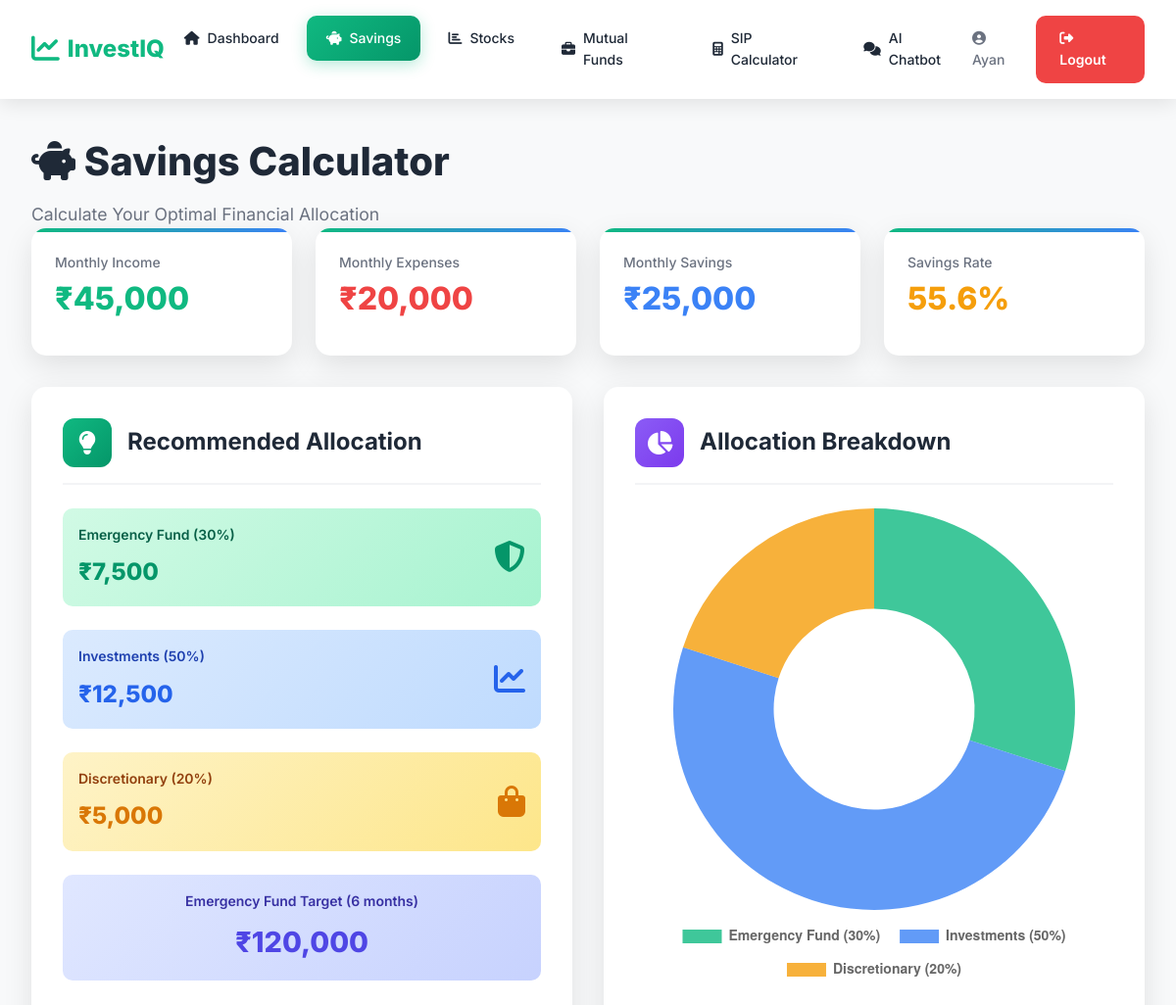
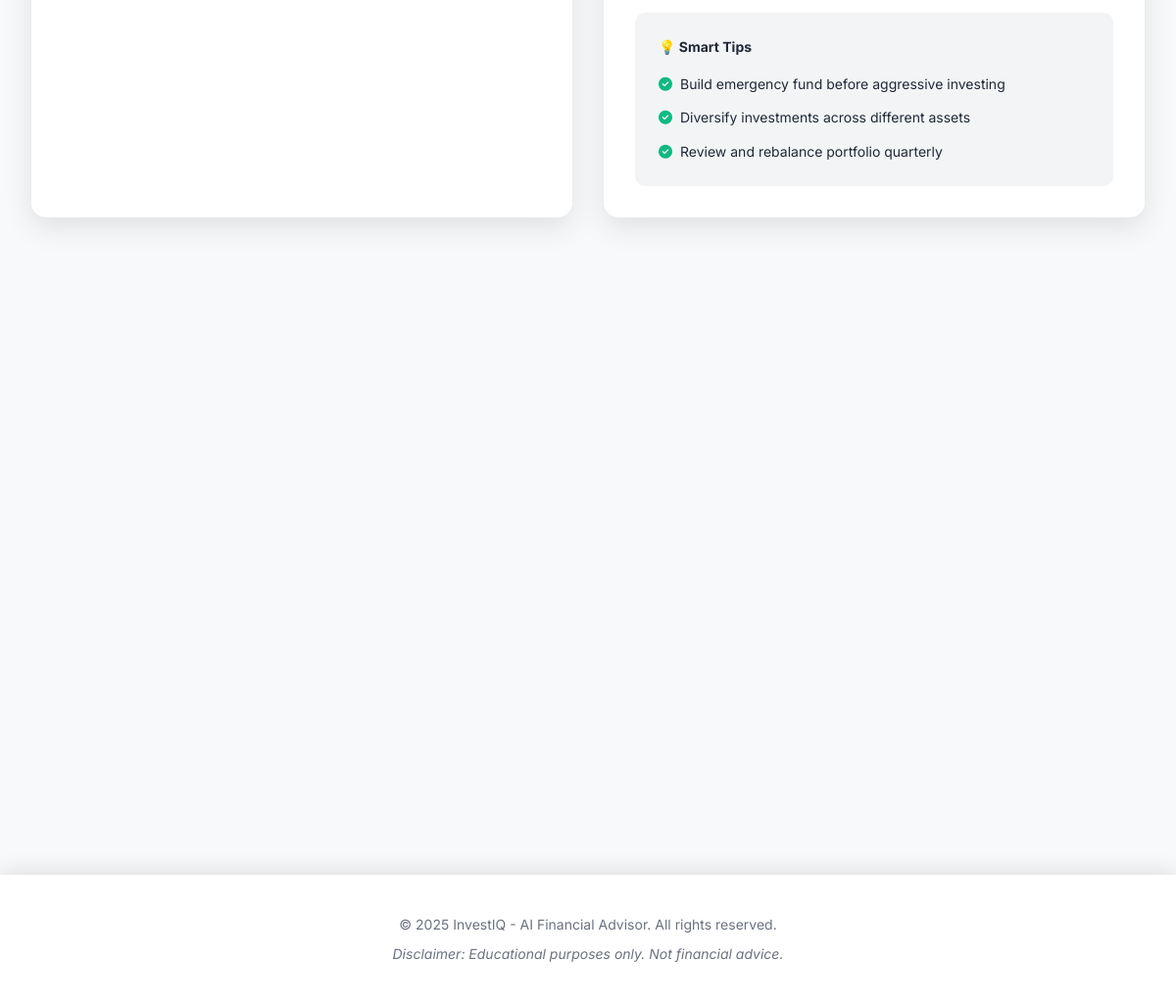
Screenshot of /savings (signed in) with the database file from the repository (2 pictures, top to bottom).
### main.py (models this page shows)
class User(db.Model):
    id = db.Column(db.Integer, primary_key=True)
    name = db.Column(db.String(100), nullable=False)
    email = db.Column(db.String(120), unique=True, nullable=False)
    password = db.Column(db.String(200), nullable=False)
    age = db.Column(db.Integer)
    monthly_income = db.Column(db.Float, default=0)
    monthly_expenses = db.Column(db.Float, default=0)
    created_at = db.Column(db.DateTime, default=datetime.utcnow)
    savings_history = db.relationship('SavingsHistory', backref='user', lazy=True)

### main.py (the view)
@app.route('/savings')
@login_required
def savings():
    user = User.query.get(session['user_id'])
    history = SavingsHistory.query.filter_by(user_id=user.id).order_by(SavingsHistory.created_at.desc()).limit(12).all()
    return render_template('savings.html', user=user, history=history)

### main.py (called while the page is built)
def login_required(f):
    @wraps(f)
    def decorated_function(*args, **kwargs):
        if 'user_id' not in session:
            flash('Please login first', 'warning')
            return redirect(url_for('login'))
        return f(*args, **kwargs)
    return decorated_function

### templates/savings.html (shortened to what this page needs)
{% extends "base.html" %}
{% block content %}
<div class="page-header">
    <h1 style="font-size: 2.5rem; font-weight: 800; margin-bottom: 0.5rem;">
        <i class="fas fa-piggy-bank"></i> Savings Calculator
    </h1>
    <p style="color: var(--gray); font-size: 1.1rem;">Calculate Your Optimal Financial Allocation</p>
</div>
{% set savings = user.monthly_income - user.monthly_expenses %}
{% set savings_rate = (savings / user.monthly_income * 100) if user.monthly_income > 0 else 0 %}
<div class="stats-grid">
    <div class="stat-card" style="animation-delay: 0.1s;">
        <div class="stat-label">Monthly Income</div>
        <div class="stat-value" style="color: #10B981;">₹{{ "{:,.0f}".format(user.monthly_income) }}</div>
    </div>
    <div class="stat-card" style="animation-delay: 0.2s;">
        <div class="stat-label">Monthly Expenses</div>
        <div class="stat-value" style="color: #EF4444;">₹{{ "{:,.0f}".format(user.monthly_expenses) }}</div>
    </div>
    <div class="stat-card" style="animation-delay: 0.3s;">
        <div class="stat-label">Monthly Savings</div>
        <div class="stat-value" style="color: #3B82F6;">₹{{ "{:,.0f}".format(savings) }}</div>
    </div>
    <div class="stat-card" style="animation-delay: 0.4s;">
        <div class="stat-label">Savings Rate</div>
        <div class="stat-value" style="color: #F59E0B;">{{ "{:.1f}".format(savings_rate) }}%</div>
    </div>
</div>
{% if savings > 0 %}
{% set emergency_fund = savings * 0.30 %}
{% set investments = savings * 0.50 %}
{% set discretionary = savings * 0.20 %}
{% set emergency_target = user.monthly_expenses * 6 %}
<div style="display: grid; grid-template-columns: 1fr 1fr; gap: 2rem; margin-top: 2rem;">
    <div class="card">
        <div class="card-header">
            <div class="card-icon" style="background: linear-gradient(135deg, #10B981, #059669);">
                <i class="fas fa-lightbulb"></i>
            </div>
            <div class="card-title">Recommended Allocation</div>
        </div>
        <div style="margin-top: 1.5rem;">
            <div style="margin-bottom: 1.5rem; padding: 1rem; background: linear-gradient(135deg, #D1FAE5, #A7F3D0); border-radius: 10px;">
                <div style="display: flex; justify-content: space-between; align-items: center;">
                    <div>
                        <div style="font-weight: 600; color: #065F46;">Emergency Fund (30%)</div>
                        <div style="font-size: 1.5rem; font-weight: 800; color: #059669; margin-top: 0.5rem;">
                            ₹{{ "{:,.0f}".format(emergency_fund) }}
                        </div>
                    </div>
                    <div style="font-size: 2rem; color: #059669;">
                        <i class="fas fa-shield-alt"></i>
                    </div>
                </div>
            </div>
            <div style="margin-bottom: 1.5rem; padding: 1rem; background: linear-gradient(135deg, #DBEAFE, #BFDBFE); border-radius: 10px;">
                <div style="display: flex; justify-content: space-between; align-items: center;">
                    <div>
                        <div style="font-weight: 600; color: #1E40AF;">Investments (50%)</div>
                        <div style="font-size: 1.5rem; font-weight: 800; color: #2563EB; margin-top: 0.5rem;">
                            ₹{{ "{:,.0f}".format(investments) }}
                        </div>
                    </div>
                    <div style="font-size: 2rem; color: #2563EB;">
                        <i class="fas fa-chart-line"></i>
                    </div>
                </div>
            </div>
            <div style="margin-bottom: 1.5rem; padding: 1rem; background: linear-gradient(135deg, #FEF3C7, #FDE68A); border-radius: 10px;">
                <div style="display: flex; justify-content: space-between; align-items: center;">
                    <div>
                        <div style="font-weight: 600; color: #92400E;">Discretionary (20%)</div>
                        <div style="font-size: 1.5rem; font-weight: 800; color: #D97706; margin-top: 0.5rem;">
                            ₹{{ "{:,.0f}".format(discretionary) }}
                        </div>
                    </div>
                    <div style="font-size: 2rem; color: #D97706;">
                        <i class="fas fa-shopping-bag"></i>
                    </div>
                </div>
            </div>
            <div style="padding: 1rem; background: linear-gradient(135deg, #E0E7FF, #C7D2FE); border-radius: 10px; text-align: center;">
                <div style="font-weight: 600; color: #3730A3;">Emergency Fund Target (6 months)</div>
                <div style="font-size: 1.8rem; font-weight: 800; color: #4F46E5; margin-top: 0.5rem;">
                    ₹{{ "{:,.0f}".format(emergency_target) }}
                </div>
            </div>
        </div>
    </div>
    <div class="card">
        <div class="card-header">
            <div class="card-icon" style="background: linear-gradient(135deg, #8B5CF6, #7C3AED);">
                <i class="fas fa-chart-pie"></i>
            </div>
            <div class="card-title">Allocation Breakdown</div>
        </div>
        <canvas id="allocationChart" style="margin-top: 1.5rem;"></canvas>
        <div style="margin-top: 2rem; padding: 1.5rem; background: #F3F4F6; border-radius: 10px;">
            <h4 style="margin-bottom: 1rem; color: var(--dark);">💡 Smart Tips</h4>
            <ul style="list-style: none; padding: 0; margin: 0;">
                <li style="margin-bottom: 0.75rem; display: flex; align-items: start; gap: 0.5rem;">
                    <i class="fas fa-check-circle" style="color: #10B981; margin-top: 0.25rem;"></i>
                    <span>Build emergency fund before aggressive investing</span>
                </li>
                <li style="margin-bottom: 0.75rem; display: flex; align-items: start; gap: 0.5rem;">
                    <i class="fas fa-check-circle" style="color: #10B981; margin-top: 0.25rem;"></i>
                    <span>Diversify investments across different assets</span>
                </li>
                <li style="display: flex; align-items: start; gap: 0.5rem;">
                    <i class="fas fa-check-circle" style="color: #10B981; margin-top: 0.25rem;"></i>
                    <span>Review and rebalance portfolio quarterly</span>
                </li>
            </ul>
        </div>
    </div>
</div>
<script>
document.addEventListener('DOMContentLoaded', function() {
    const ctx = document.getElementById('allocationChart');
    if (ctx) {
        new Chart(ctx.getContext('2d'), {
            type: 'doughnut',
            data: {
                labels: ['Emergency Fund (30%)', 'Investments (50%)', 'Discretionary (20%)'],
                datasets: [{
                    data: [{{ emergency_fund }}, {{ investments }}, {{ discretionary }}],
                    backgroundColor: [
                        'rgba(16, 185, 129, 0.8)',
                        'rgba(59, 130, 246, 0.8)',
                        'rgba(245, 158, 11, 0.8)'
                    ],
                    borderWidth: 0
                }]
            },
            options: {
                responsive: true,
                maintainAspectRatio: true,
                plugins: {
                    legend: {
                        position: 'bottom',
                        labels: {
                            padding: 20,
                            font: {
                                size: 14,
                                weight: '600'
                            }
                        }
                    },
                    tooltip: {
                        callbacks: {
                            label: function(context) {
                                const value = context.parsed;
                                const total = context.dataset.data.reduce((a, b) => a + b, 0);
                                const percentage = ((value / total) * 100).toFixed(1);
                                return context.label + ': ₹' + value.toLocaleString('en-IN');
                            }
                        }
                    }
                },
                animation: {
                    animateRotate: true,
                    animateScale: true,
                    duration: 1500
                }
            }
        });
    }
});
</script>
{% endif %}
{% endblock %}

### templates/base.html (shortened to what this page needs)
<!DOCTYPE html>
<html lang="en">
<head>
    <link rel="stylesheet" href="https://cdnjs.cloudflare.com/ajax/libs/font-awesome/6.4.0/css/all.min.css">
    <link rel="stylesheet" href="{{ url_for('static', filename='css/style.css') }}">
</head>
<body>
    {% if session.user_id %}
    <nav class="navbar">
        <div class="nav-container">
            <div class="nav-brand">
                <i class="fas fa-chart-line"></i>
                <span>InvestIQ</span>
            </div>
            <ul class="nav-menu">
                <li><a href="{{ url_for('dashboard') }}" class="nav-link {% if request.endpoint == 'dashboard' %}active{% endif %}">
                    <i class="fas fa-home"></i> Dashboard
                </a></li>
                <li><a href="{{ url_for('savings') }}" class="nav-link {% if request.endpoint == 'savings' %}active{% endif %}">
                    <i class="fas fa-piggy-bank"></i> Savings
                </a></li>
                <li><a href="{{ url_for('stocks') }}" class="nav-link {% if request.endpoint == 'stocks' %}active{% endif %}">
                    <i class="fas fa-chart-bar"></i> Stocks
                </a></li>
                <li><a href="{{ url_for('mutual_funds') }}" class="nav-link {% if request.endpoint == 'mutual_funds' %}active{% endif %}">
                    <i class="fas fa-briefcase"></i> Mutual Funds
                </a></li>
                <li><a href="{{ url_for('sip_calculator') }}" class="nav-link {% if request.endpoint == 'sip_calculator' %}active{% endif %}">
                    <i class="fas fa-calculator"></i> SIP Calculator
                </a></li>
                <li><a href="{{ url_for('chatbot') }}" class="nav-link {% if request.endpoint == 'chatbot' %}active{% endif %}">
                    <i class="fas fa-comments"></i> AI Chatbot
                </a></li>
            </ul>
            <div class="nav-actions">
                <span class="user-name">
                    <i class="fas fa-user-circle"></i> {{ session.user_name }}
                </span>
                <a href="{{ url_for('logout') }}" class="btn-logout">
                    <i class="fas fa-sign-out-alt"></i> Logout
                </a>
            </div>
        </div>
    </nav>
    {% endif %}
    <main class="main-content {% if not session.user_id %}auth-page{% endif %}">
        {% block content %}{% endblock %}
    </main>
    <footer class="footer">
        <div class="footer-content">
            <p>&copy; 2025 InvestIQ - AI Financial Advisor. All rights reserved.</p>
            <p class="disclaimer">Disclaimer: Educational purposes only. Not financial advice.</p>
        </div>
    </footer>
</body>
</html>

### static/css/style.css (style rules this page uses)
* { margin: 0; padding: 0; box-sizing: border-box; }
:root { --primary: #10B981; --primary-dark: #059669; --secondary: #3B82F6; --danger: #EF4444; --warning: #F59E0B; --success: #10B981; --info: #3B82F6; --dark: #1F2937; --gray: #6B7280; --light-gray: #F3F4F6; --white: #FFFFFF; --gradient-1: linear-gradient(135deg, #667eea 0%, #764ba2 100%); --gradient-2: linear-gradient(135deg, #f093fb 0%, #f5576c 100%); --gradient-3: linear-gradient(135deg, #4facfe 0%, #00f2fe 100%); --gradient-4: linear-gradient(135deg, #43e97b 0%, #38f9d7 100%); }
body { font-family: 'Inter', sans-serif; background: #F8F9FA; color: var(--dark); line-height: 1.6; min-height: 100vh; overflow-y: scroll; font-size: 14px; }
.navbar { background: rgba(255, 255, 255, 0.95); backdrop-filter: blur(10px); box-shadow: 0 4px 20px rgba(0, 0, 0, 0.1); position: sticky; top: 0; z-index: 1000; animation: slideDown 0.5s ease; }
.nav-container { max-width: 1400px; margin: 0 auto; padding: 1rem 2rem; display: flex; justify-content: space-between; align-items: center; }
.nav-brand { font-size: 1.5rem; font-weight: 800; color: var(--primary); display: flex; align-items: center; gap: 0.5rem; }
.nav-brand i { font-size: 1.8rem; }
.nav-menu { display: flex; list-style: none; gap: 0.5rem; margin: 0; }
.nav-link { padding: 0.75rem 1.25rem; color: var(--dark); text-decoration: none; border-radius: 10px; transition: all 0.3s ease; display: flex; align-items: center; gap: 0.5rem; font-weight: 500; }
.nav-link.active { background: linear-gradient(135deg, var(--primary) 0%, var(--primary-dark) 100%); color: white; box-shadow: 0 4px 15px rgba(16, 185, 129, 0.3); }
.nav-actions { display: flex; align-items: center; gap: 1rem; }
.user-name { color: var(--gray); font-weight: 500; }
.btn-logout { padding: 0.75rem 1.5rem; background: var(--danger); color: white; border: none; border-radius: 10px; text-decoration: none; font-weight: 600; transition: all 0.3s ease; }
.main-content { max-width: 1400px; margin: 2rem auto; padding: 0 2rem 2rem; animation: fadeIn 0.6s ease; overflow-x: hidden; }
* { box-sizing: border-box; }
html, body { overflow-x: hidden; max-width: 100%; }
.card { background: white; border-radius: 15px; padding: 2rem; box-shadow: 0 10px 30px rgba(0, 0, 0, 0.1); transition: all 0.3s ease; animation: fadeInUp 0.6s ease; }
.card-header { display: flex; align-items: center; gap: 1rem; margin-bottom: 1.5rem; padding-bottom: 1rem; border-bottom: 2px solid var(--light-gray); }
.card-icon { width: 50px; height: 50px; border-radius: 12px; display: flex; align-items: center; justify-content: center; font-size: 1.5rem; color: white; }
.card-title { font-size: 1.5rem; font-weight: 700; color: var(--dark); }
.stats-grid { display: grid; grid-template-columns: repeat(auto-fit, minmax(250px, 1fr)); gap: 1.5rem; margin-bottom: 2rem; }
.stat-card { background: white; border-radius: 15px; padding: 1.5rem; box-shadow: 0 10px 30px rgba(0, 0, 0, 0.1); transition: all 0.3s ease; position: relative; overflow: hidden; }
.stat-card::before { content: ''; position: absolute; top: 0; left: 0; width: 100%; height: 4px; background: linear-gradient(90deg, var(--primary), var(--secondary)); }
.stat-value { font-size: 2rem; font-weight: 800; color: var(--primary); margin-bottom: 0.5rem; }
.stat-label { color: var(--gray); font-size: 0.875rem; font-weight: 500; }
.footer { background: rgba(255, 255, 255, 0.95); backdrop-filter: blur(10px); padding: 2rem; text-align: center; margin-top: 4rem; box-shadow: 0 -4px 20px rgba(0, 0, 0, 0.1); }
.footer-content p { margin: 0.5rem 0; color: var(--gray); }
.disclaimer { font-size: 0.875rem; font-style: italic; }

### rows the page displays
User: user_name "Ayan", monthly_income "45,000", monthly_expenses "20,000"

### other values shown
{{ "{:,.0f}".format(savings) }} "25,000"
{{ "{:.1f}".format(savings_rate) }} "55.6"
{{ "{:,.0f}".format(emergency_fund) }} "7,500"
{{ "{:,.0f}".format(investments) }} "12,500"
{{ "{:,.0f}".format(discretionary) }} "5,000"
{{ "{:,.0f}".format(emergency_target) }} "120,000"
chart data {{ emergency_fund }} 7500.0
chart data {{ investments }} 12500.0
chart data {{ discretionary }} 5000.0
